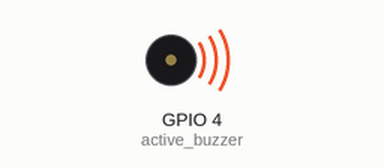
A program run on a simulated ESP32 board running MicroPython. Shown: buzzer (waves = sounding, pin HIGH).

Above: at 0.5 s.
Timing chart, 0 to 4.6 s (numbered marks = the images above):
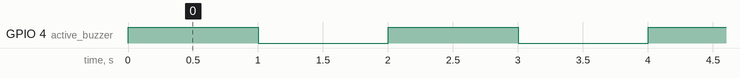

The program:

active_buzzer.py
```python
from machine import Pin, PWM
from time import sleep
active_buzzer = Pin(4, Pin.OUT)

def play_active(dur):
    active_buzzer.value(1)
    sleep(dur)
    active_buzzer.value(0)

while True:
    play_active(1)
    sleep(1)
# Connections:
# Connect active buzzer ground to ground on ESP32 and positive lead of active buzzer to the selected pin.
```

Measured:
- by itself, GPIO 4 (active_buzzer): alternates HIGH for 1.0 s and LOW for 1.0 s
